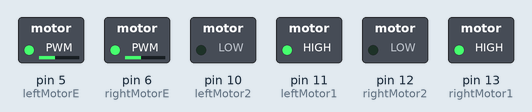
A sketch run on a simulated Arduino Uno, built with avr-gcc and run on an emulated ATmega328P. On the bench: switched loads named in the sketch (green lamp = pin HIGH).

Above: at 0.1 s.
Timing chart, 0 to 1.6 s (numbered marks = the images above):
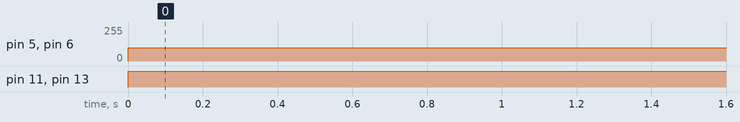

The sketch:

motor_testing_pin_10_11.ino
```cpp
#define leftMotor1 11
#define leftMotor2 10
#define leftMotorE 5
#define rightMotor1 13
#define rightMotor2 12
#define rightMotorE 6

void setup()
{
    pinMode(leftMotor1, OUTPUT);
    pinMode(leftMotor2, OUTPUT);
    pinMode(leftMotorE, OUTPUT);
    pinMode(rightMotor1, OUTPUT);
    pinMode(rightMotor2, OUTPUT);
    pinMode(rightMotorE, OUTPUT);

    Serial.begin(9600);
}

void moveStraight(int leftMotorSpeed, int rightMotorSpeed)
{
    digitalWrite(leftMotor1, HIGH);
    digitalWrite(leftMotor2, LOW);
    analogWrite(leftMotorE, leftMotorSpeed);

    digitalWrite(rightMotor1, HIGH);
    digitalWrite(rightMotor2, LOW);
    analogWrite(rightMotorE, rightMotorSpeed);
}

void turnCCW(int leftMotorSpeed, int rightMotorSpeed)
{
    digitalWrite(leftMotor1, LOW);
    digitalWrite(leftMotor2, HIGH);
    analogWrite(leftMotorE, leftMotorSpeed);

    digitalWrite(rightMotor1, HIGH);
    digitalWrite(rightMotor2, LOW);
    analogWrite(rightMotorE, rightMotorSpeed);
}

void turnCW(int leftMotorSpeed, int rightMotorSpeed)
{
    digitalWrite(leftMotor1, HIGH);
    digitalWrite(leftMotor2, LOW);
    analogWrite(leftMotorE, leftMotorSpeed);

    digitalWrite(rightMotor1, LOW);
    digitalWrite(rightMotor2, HIGH);
    analogWrite(rightMotorE, rightMotorSpeed);
}

void loop()
{
    moveStraight(100, 100);
    delay(20);
   /* turnCCW(100, 100);
    delay(2000);
    turnCW(100, 100);
    delay(2000);*/
}
```

Measured:
- by itself, pin 5 (leftMotorE), pin 6 (rightMotorE): 0/255 → 100/255 at 0.00 s
- by itself, pin 11 (leftMotor1), pin 13 (rightMotor1): LOW → HIGH at 0.00 s
